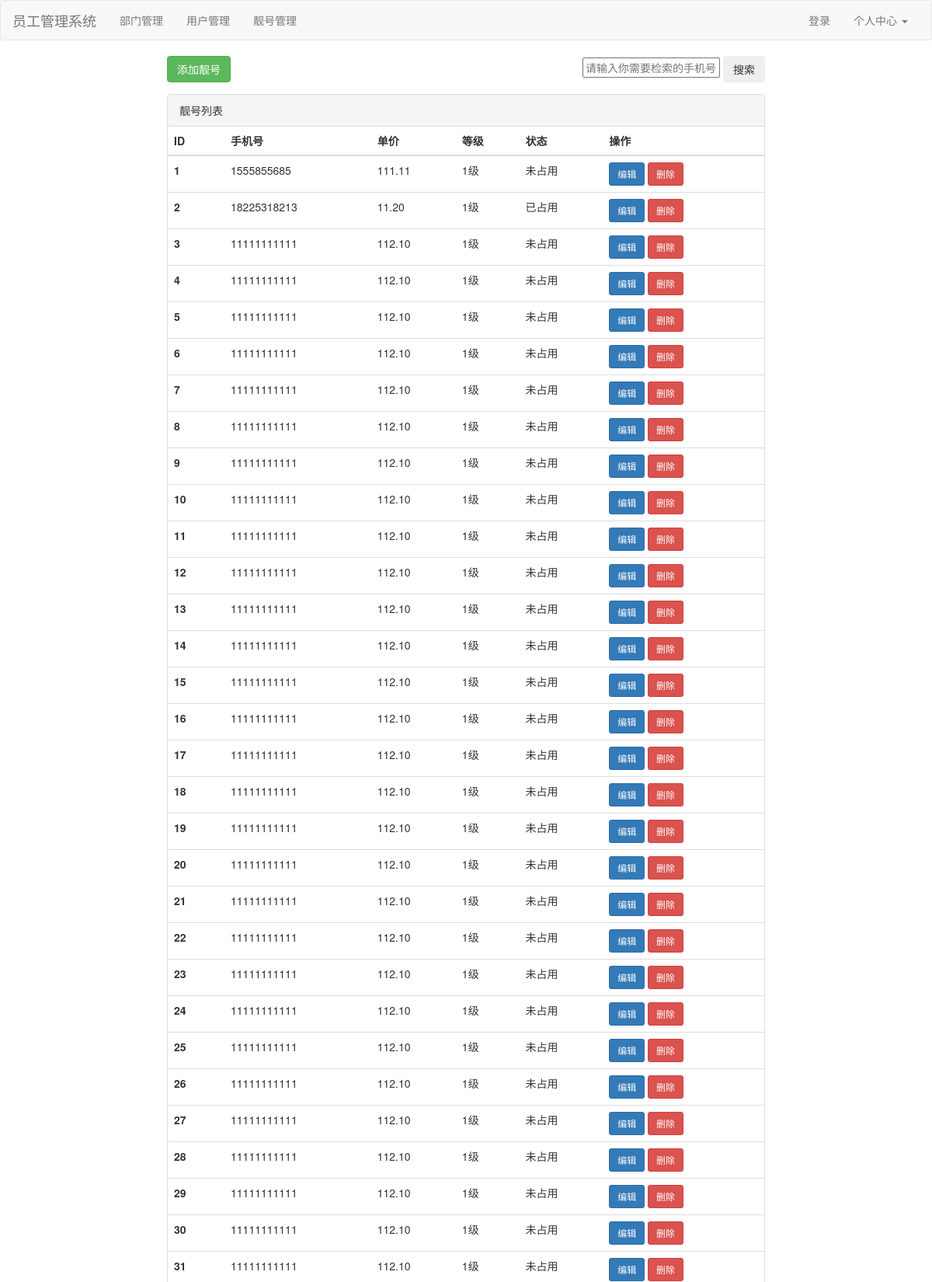
The app's page /PrettyNum/list/ (upper part) with its own data.
### app01/models.py (models this page shows)
class PrettyNum(models.Model):
    mobile = models.CharField(verbose_name="手机号", max_length=11)
    price = models.DecimalField(verbose_name="单价", max_digits=10,decimal_places=2)
    level_choices = (
        (1, "1级"),
        (2, "2级"),
        (3, "3级"),
        (4, "4级")
    )
    level = models.SmallIntegerField(verbose_name="级别", choices=level_choices)
    status_choices = ((1, "已占用"), (2, "未占用"))
    status = models.SmallIntegerField(verbose_name="状态", choices=status_choices)

### app01/views.py (the view)
# urls.py: path('PrettyNum/list/', views.PrettyNum_list),
def PrettyNum_list(request):
    objParmdict = {"id": 1, "mobile": "1555855685",}
    objStr = PrettyNum.objects.filter(**objParmdict)
    print(objStr)
    value = {}
    mobileserch = request.GET.get("mob", "")
    if mobileserch:
        value["mobile__contains"] = mobileserch
    prettyList = PrettyNum.objects.filter(**value)
    return render(request, "PrettyNum_list.html", {"prettyList":prettyList, "mob":mobileserch,} )

### app01/templates/PrettyNum_list.html
{% extends "index_head.html" %}
{% block content %}
<div class="container" style="width: 800px;">
    <div class="clearfix">
        <form method="get">
            <a href="/PrettyNum/add/">
                <button type="button" class="btn btn-success">添加靓号</button>
            </a>
            <div style="width: 400ox; float: right;">
                <div class="form-group">
                    <input type="text" placeholder="请输入你需要检索的手机号" name="mob" value={{ mob }} >
                    <button type="submit" class="btn">搜索</button>
                </div>
            </div>
        </form>
    </div>
    <div class="panel panel-default">
        <div class="panel-heading">靓号列表</div>
        <table class="table">
            <thead>
                <tr>
                    <th>ID</th>
                    <th>手机号</th>
                    <th>单价</th>
                    <th>等级</th>
                    <th>状态</th>
                    <th>操作</th>
                </tr>
            </thead>
            <tbody>
                {% for obj in prettyList %}
                <tr>
                    <th scope="row">{{ obj.id }}</th>
                    <td>{{ obj.mobile }}</td>
                    <td>{{ obj.price }}</td>
                    <td>{{ obj.get_level_display }}</td>
                    <td>{{ obj.get_status_display }}</td>
                    <td>
                        <a href="/PrettyNum/{{ obj.id }}/edit">
                            <button type="button" class="btn btn-primary btn-sm">编辑</button>
                        </a>
                        <a href="/PrettyNum/{{ obj.id }}/delete">
                            <button type="button" class="btn btn-danger btn-sm">删除</button>
                        </a>
                    </td>
                </tr>
                {% endfor %}
            </tbody>
        </table>
    </div>
</div>
{% endblock %}

### records on screen
PrettyNum: id "1", mobile "1555855685", price "111.11", level "1级", status "未占用"
PrettyNum: id "2", mobile "18225318213", price "11.20", level "1级", status "已占用"
PrettyNum: id "3", mobile "11111111111", price "112.10", level "1级", status "未占用"
PrettyNum: id "4", mobile "11111111111", price "112.10", level "1级", status "未占用"
PrettyNum: id "5", mobile "11111111111", price "112.10", level "1级", status "未占用"
PrettyNum: id "6", mobile "11111111111", price "112.10", level "1级", status "未占用"
PrettyNum: id "7", mobile "11111111111", price "112.10", level "1级", status "未占用"
PrettyNum: id "8", mobile "11111111111", price "112.10", level "1级", status "未占用"
PrettyNum: id "9", mobile "11111111111", price "112.10", level "1级", status "未占用"
PrettyNum: id "10", mobile "11111111111", price "112.10", level "1级", status "未占用"
PrettyNum: id "11", mobile "11111111111", price "112.10", level "1级", status "未占用"
PrettyNum: id "12", mobile "11111111111", price "112.10", level "1级", status "未占用"
PrettyNum: id "13", mobile "11111111111", price "112.10", level "1级", status "未占用"
PrettyNum: id "14", mobile "11111111111", price "112.10", level "1级", status "未占用"
PrettyNum: id "15", mobile "11111111111", price "112.10", level "1级", status "未占用"
PrettyNum: id "16", mobile "11111111111", price "112.10", level "1级", status "未占用"
PrettyNum: id "17", mobile "11111111111", price "112.10", level "1级", status "未占用"
PrettyNum: id "18", mobile "11111111111", price "112.10", level "1级", status "未占用"
PrettyNum: id "19", mobile "11111111111", price "112.10", level "1级", status "未占用"
PrettyNum: id "20", mobile "11111111111", price "112.10", level "1级", status "未占用"
PrettyNum: id "21", mobile "11111111111", price "112.10", level "1级", status "未占用"
PrettyNum: id "22", mobile "11111111111", price "112.10", level "1级", status "未占用"
PrettyNum: id "23", mobile "11111111111", price "112.10", level "1级", status "未占用"
PrettyNum: id "24", mobile "11111111111", price "112.10", level "1级", status "未占用"
PrettyNum: id "25", mobile "11111111111", price "112.10", level "1级", status "未占用"
PrettyNum: id "26", mobile "11111111111", price "112.10", level "1级", status "未占用"
PrettyNum: id "27", mobile "11111111111", price "112.10", level "1级", status "未占用"
PrettyNum: id "28", mobile "11111111111", price "112.10", level "1级", status "未占用"
PrettyNum: id "29", mobile "11111111111", price "112.10", level "1级", status "未占用"
PrettyNum: id "30", mobile "11111111111", price "112.10", level "1级", status "未占用"
PrettyNum: id "31", mobile "11111111111", price "112.10", level "1级", status "未占用"
